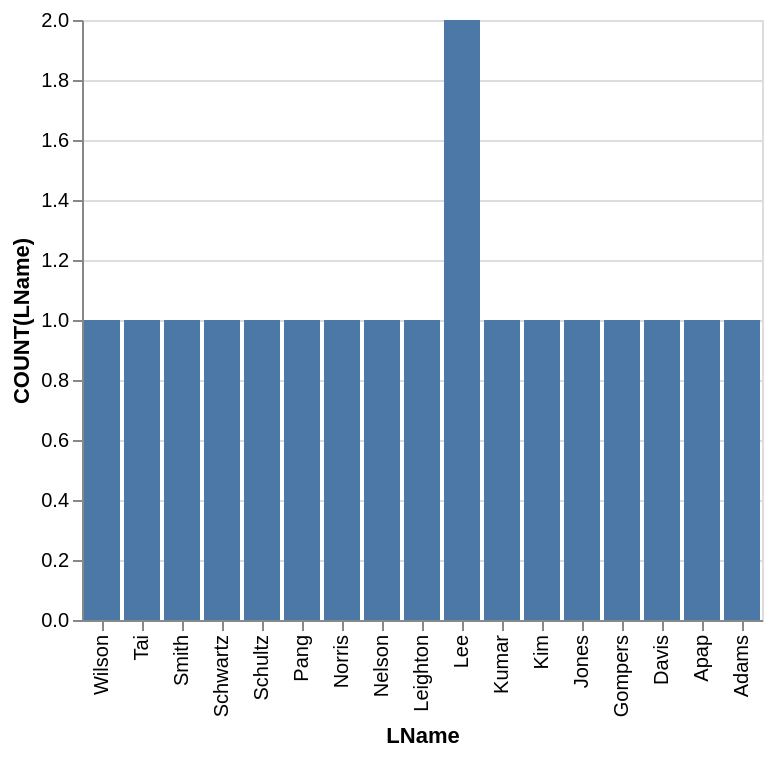

Write the Vega-Lite specification saved for this chart.
### Vega-Lite specification from a JSON file in a GitHub repository (floating-point values rounded to 4 significant figures)
{"data": {"values": [{"x_data": "Wilson", "y_data": 1}, {"x_data": "Tai", "y_data": 1}, {"x_data": "Smith", "y_data": 1}, {"x_data": "Schwartz", "y_data": 1}, {"x_data": "Schultz", "y_data": 1}, {"x_data": "Pang", "y_data": 1}, {"x_data": "Norris", "y_data": 1}, {"x_data": "Nelson", "y_data": 1}, {"x_data": "Leighton", "y_data": 1}, {"x_data": "Lee", "y_data": 2}, {"x_data": "Kumar", "y_data": 1}, {"x_data": "Kim", "y_data": 1}, {"x_data": "Jones", "y_data": 1}, {"x_data": "Gompers", "y_data": 1}, {"x_data": "Davis", "y_data": 1}, {"x_data": "Apap", "y_data": 1}, {"x_data": "Adams", "y_data": 1}]}, "mark": "bar", "encoding": {"x": {"field": "x_data", "type": "nominal", "title": "LName", "sort": "descending"}, "y": {"field": "y_data", "type": "quantitative", "title": "COUNT(LName)"}}}
